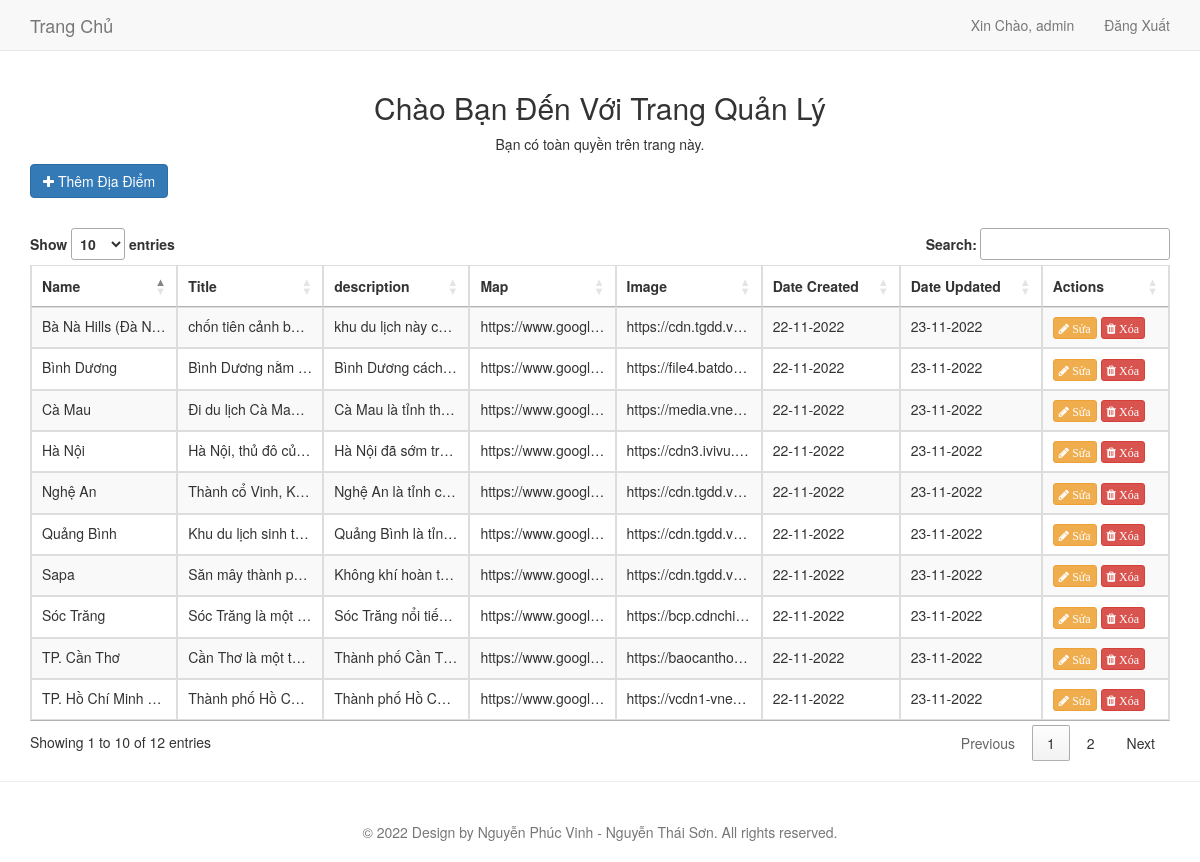
Page /view/admin/index.php (signed in) on the committed database.
### tables this page shows
CREATE TABLE `tour` (
  `tour_id` int(12) UNSIGNED NOT NULL,
  `category_id` int(12) UNSIGNED NOT NULL,
  `tour_name` varchar(100) NOT NULL,
  `tour_title` varchar(1000) NOT NULL,
  `tour_description` varchar(10000) NOT NULL,
  `tour_map` varchar(1000) NOT NULL,
  `tour_image` varchar(1000) NOT NULL,
  `created_at` timestamp NOT NULL DEFAULT current_timestamp(),
  `updated_at` timestamp NOT NULL DEFAULT current_timestamp() ON UPDATE current_timestamp()
);

### model/Psr4AutoloaderClass.php (called while the page is built, shortened)
<?php
class Psr4AutoloaderClass
{
	protected $prefixes = array();
	public function addNamespace($prefix, $base_dir, $prepend = false)
	{
		$prefix = trim($prefix, '\\') . '\\';
		$base_dir = rtrim($base_dir, DIRECTORY_SEPARATOR) . '/';
		if (isset($this->prefixes[$prefix]) === false) {
			$this->prefixes[$prefix] = array();
		}
		if ($prepend) {
			array_unshift($this->prefixes[$prefix], $base_dir);
		} else {
			array_push($this->prefixes[$prefix], $base_dir);
		}
	}
	public function loadClass($class)
	{
		$prefix = $class;
		while (false !== $pos = strrpos($prefix, '\\')) {
			$prefix = substr($class, 0, $pos + 1);
			$relative_class = substr($class, $pos + 1);
			$mapped_file = $this->loadMappedFile($prefix, $relative_class);
			if ($mapped_file) {
				return $mapped_file;
			}
			$prefix = rtrim($prefix, '\\');
		}
		return false;
	}
	protected function loadMappedFile($prefix, $relative_class)
	{
		foreach ($this->prefixes[$prefix] as $base_dir) {
			$file = $base_dir
				. str_replace('\\', '/', $relative_class)
				. '.php';
			if ($this->requireFile($file)) {
				return $file;
			}
		}
		return false;
	}
	protected function requireFile($file)
	{
		if (file_exists($file)) {
			return true;
		}
		return false;
	}
}

### model/Tour.php (called while the page is built, shortened)
<?php
class Tour
{
	private $db;
	private $tour_id = -1;
	public $tour_name;
	public $tour_description;
	public $tour_map;
	public $tour_image;
	public $created_at;
	public $updated_at;
	public function getId()
	{
		return $this->tour_id;
	}
	public function __construct($pdo)
	{
		$this->db = $pdo;
	}
public function all()
  {
    $tours = [];
    $stmt = $this->db->prepare('select * from tour');
    $stmt->execute();
    while ($row = $stmt->fetch()) {
    $tour = new Tour($this->db);
    $tour->fillFromDB($row);
    $tours[] = $tour;
    }
    return $tours;
  }
  protected function fillFromDB(array $row)
	{
	[
	'tour_id' => $this->tour_id,
	'tour_name' => $this->tour_name,
	'tour_title' => $this->tour_title,
	'tour_description' => $this->tour_description,
	'tour_map' => $this->tour_map,
	'tour_image' => $this->tour_image,
	'created_at' => $this->created_at,
	'updated_at' => $this->updated_at
	] = $row;
	return $this;
	}
}

### view/admin/index.php (the view, shortened to what this page needs)
<?php
include "../../model/bootstrap.php";
$tour = new Tour($PDO);
$tours = $tour->all();
?>
<!DOCTYPE html>
<html lang="en">
<head>
	<link href="//maxcdn.bootstrapcdn.com/bootstrap/3.3.7/css/bootstrap.min.css" rel="stylesheet">
	<link href="//cdn.datatables.net/1.10.12/css/jquery.dataTables.min.css" rel="stylesheet">
	<link href="//cdn.datatables.net/1.10.12/css/dataTables.bootstrap.min.css" rel="stylesheet">
	<link href="<?= BASE_URL_PATH . "public/admin/css/sticky-footer.css" ?>" rel=" stylesheet">
	<link href="<?= BASE_URL_PATH . "public/admin/css/font-awesome.min.css" ?>" rel=" stylesheet">
	<link href="<?= BASE_URL_PATH . "public/admin/css/animate.css" ?>" rel=" stylesheet">
</head>
<body>
	<?php include('./layouts/navbar.php') ?>
	<div class="container">
		<section id="inner" class="inner-section section">
			<h2 class="section-heading text-center wow fadeIn" data-wow-duration="1s">Chào Bạn Đến Với Trang Quản Lý</h2>
			<div class="row">
				<div class="col-md-6 col-md-offset-3 text-center">
					<p class="wow fadeIn" data-wow-duration="2s">Bạn có toàn quyền trên trang này.</p>
				</div>
			</div>
			<div class="inner-wrapper row">
				<div class="col-md-12">
					<a href="<?= BASE_URL_PATH . 'view/admin/add.php' ?>" class="btn btn-primary" style="margin-bottom: 30px;">
						<i class="fa fa-plus"></i> Thêm Địa Điểm</a>
					<table id="contacts" class="table table-bordered table-responsive table-striped">
						<thead>
							<tr>
								<th>Name</th>
								<th>Title</th>
								<th>description</th>
								<th>Map</th>
								<th>Image</th>
								<th>Date Created</th>
								<th>Date Updated</th>
								<th>Actions</th>
							</tr>
						</thead>
						<tbody>
							<?php foreach($tours as $tour): ?>
								<tr>
									<td class="edit-text-2-line"><?=htmlspecialchars($tour->tour_name)?></td>
									<td class="edit-text-2-line"><?=htmlspecialchars($tour->tour_title)?></td>
									<td class="edit-text-2-line"><?=htmlspecialchars($tour->tour_description)?></td>
									<td class="edit-text-2-line"><?=htmlspecialchars($tour->tour_map)?></td>
									<td class="edit-text-2-line"><?=htmlspecialchars($tour->tour_image)?></td>
									<td class="edit-text-2-line"><?=date("d-m-Y", strtotime($tour->created_at))?></td>
									<td class="edit-text-2-line"><?=date("d-m-Y", strtotime($tour->updated_at))?></td>
									<td class="edit-text-2-line">
										<a href="<?=BASE_URL_PATH . 'view/admin/edit.php?id=' . $tour->getId()?>"
										class="btn btn-xs btn-warning">
										<i alt="Edit" class="fa fa-pencil"> Sửa</i></a>
										<form class="delete" action="<?=BASE_URL_PATH . 'view/admin/delete.php'?>"
										method="POST" style="display: inline;">
											<button type="submit" class="btn btn-xs btn-danger"
											name="delete-contact">
											<i alt="Delete" class="fa fa-trash"> Xóa</i></button>
										</form>
									</td>
								</tr>
							<?php endforeach ?>
						</tbody>
					</table>
				</div>
			</div>
		</section>
	</div>
	<?php include('./layouts/footer.php') ?>
</body>
</html>

### public/admin/css/sticky-footer.css (style rules this page uses)
html { position: relative; min-height: 100%; }

### view/admin/index.php (style rules this page uses)
.edit-text-2-line { line-height: 2.2rem; max-height: 4.4rem; overflow: hidden; text-overflow: ellipsis; white-space: nowrap; max-width: 110px; }

### rows in the picture
tour: tour_name "Hà Nội", tour_title "Hà Nội, thủ đô củ…", tour_description "Hà Nội đã sớm tr…", tour_map "https://www.googl…", tour_image "https://cdn3.ivivu.…", created_at "22-11-2022", updated_at "23-11-2022"
tour: tour_name "Sapa", tour_title "Săn mây thành p…", tour_description "Không khí hoàn t…", tour_map "https://www.googl…", tour_image "https://cdn.tgdd.v…", created_at "22-11-2022", updated_at "23-11-2022"
tour: tour_name "Bà Nà Hills (Đà N…", tour_title "chốn tiên cảnh b…", tour_description "khu du lịch này c…", tour_map "https://www.googl…", tour_image "https://cdn.tgdd.v…", created_at "22-11-2022", updated_at "23-11-2022"
tour: tour_name "Quảng Bình", tour_title "Khu du lịch sinh t…", tour_description "Quảng Bình là tỉn…", tour_map "https://www.googl…", tour_image "https://cdn.tgdd.v…", created_at "22-11-2022", updated_at "23-11-2022"
tour: tour_name "Nghệ An", tour_title "Thành cổ Vinh, K…", tour_description "Nghệ An là tỉnh c…", tour_map "https://www.googl…", tour_image "https://cdn.tgdd.v…", created_at "22-11-2022", updated_at "23-11-2022"
tour: tour_name "TP. Hồ Chí Minh…", tour_title "Thành phố Hồ C…", tour_description "Thành phố Hồ C…", tour_map "https://www.googl…", tour_image "https://vcdn1-vne…", created_at "22-11-2022", updated_at "23-11-2022"
tour: tour_name "Bình Dương", tour_title "Bình Dương nằm…", tour_description "Bình Dương cách…", tour_map "https://www.googl…", tour_image "https://file4.batdo…", created_at "22-11-2022", updated_at "23-11-2022"
tour: tour_name "TP. Cần Thơ", tour_title "Cần Thơ là một t…", tour_description "Thành phố Cần T…", tour_map "https://www.googl…", tour_image "https://baocantho…", created_at "22-11-2022", updated_at "23-11-2022"
tour: tour_name "Sóc Trăng", tour_title "Sóc Trăng là một…", tour_description "Sóc Trăng nổi tiế…", tour_map "https://www.googl…", tour_image "https://bcp.cdnchi…", created_at "22-11-2022", updated_at "23-11-2022"
tour: tour_name "Cà Mau", tour_title "Đi du lịch Cà Ma…", tour_description "Cà Mau là tỉnh th…", tour_map "https://www.googl…", tour_image "https://media.vne…", created_at "22-11-2022", updated_at "23-11-2022"

### other values in the picture
$_SESSION['user'] "admin"
